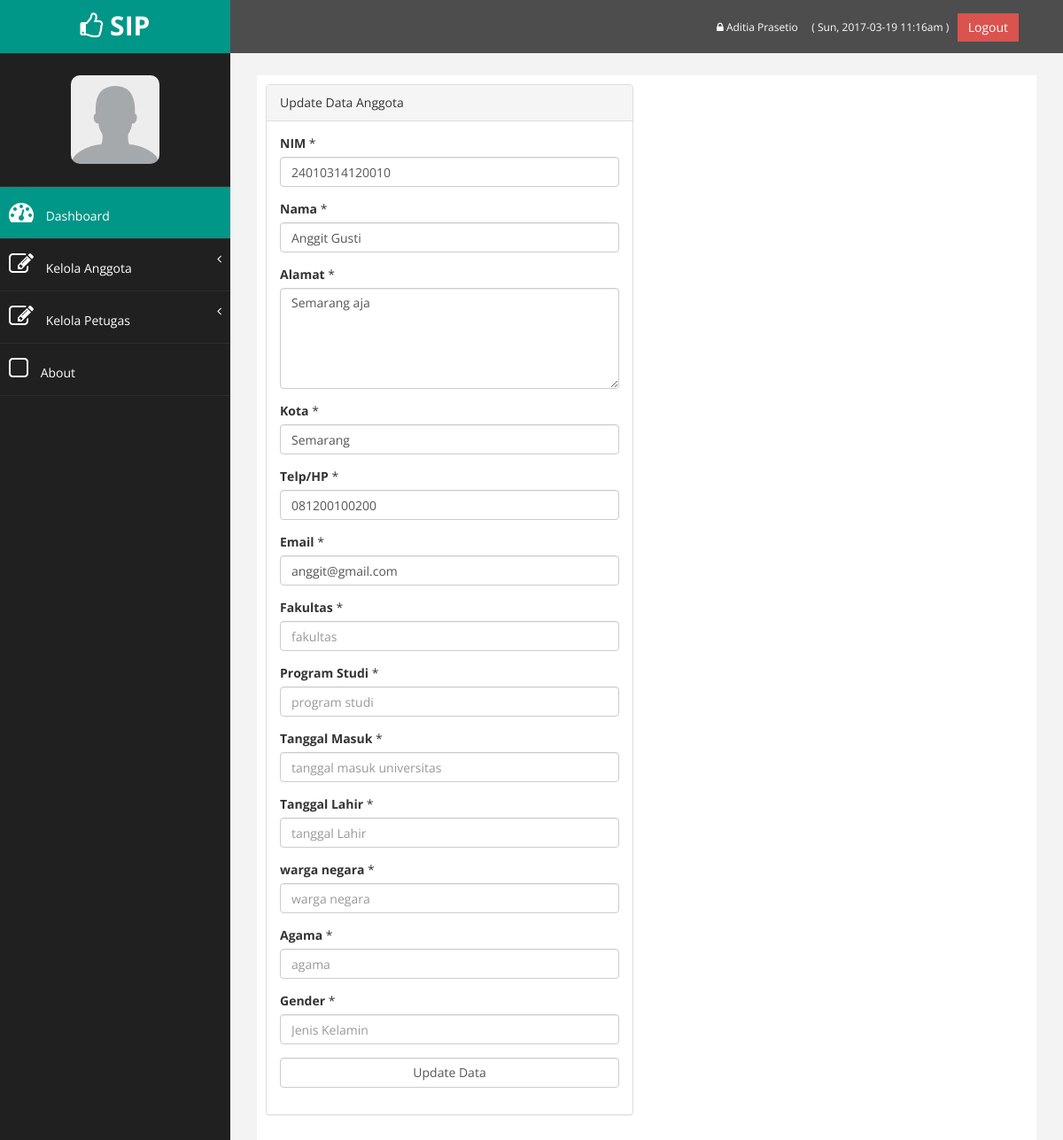
/dashboard/edit_mahasiswa.php?nim=24010314120010 (signed in), run on the app's committed database.
### tables this page shows
CREATE TABLE `petugas` (
  `idpetugas` int(11) NOT NULL,
  `nama` varchar(30) NOT NULL,
  `email` varchar(50) NOT NULL,
  `password` varchar(50) NOT NULL
);

CREATE TABLE `anggota` (
  `nim` varchar(20) NOT NULL,
  `nama` varchar(30) NOT NULL,
  `password` varchar(50) NOT NULL,
  `alamat` varchar(150) NOT NULL,
  `kota` varchar(30) NOT NULL,
  `email` varchar(50) NOT NULL,
  `no_telp` varchar(15) NOT NULL
);

### dashboard/functions.php (called while the page is built, shortened)
<?php
	require_once('connect.php');
	$con = mysqli_connect($db_host, $db_username, $db_password, $db_database);
	$site_name="SIP";
	if(isset($_SESSION['sip_masuk_aja'])){
		if($_SESSION['sip_status']=='petugas'){
			$query = "SELECT * FROM petugas WHERE idpetugas=".$_SESSION['sip_masuk_aja']."";
			$petugas=mysqli_query($con,$query);
			$petugas=$petugas->fetch_object();
			$status=$_SESSION['sip_status'];
		}elseif($_SESSION['sip_status']=='anggota'){
			$query = "SELECT * FROM anggota WHERE nim=".$_SESSION['sip_masuk_aja']."";
			$anggota=mysqli_query($con,$query);
			$anggota=$anggota->fetch_object();
			$status=$_SESSION['sip_status'];
		}
	}
?>

### dashboard/edit_mahasiswa.php (the view, shortened to what this page needs)
<?php
	require_once('sidebar.php');
	if(!isset($_POST['edit'])){
		$nim=$_GET['nim'];
		$query = " SELECT * FROM anggota WHERE nim='".$nim."'";
		$result = $con->query( $query );
		if (!$result){
			die ("Could not query the database: <br />". $con->error);
		}else{
			while ($row = $result->fetch_object()){
				$nama=$row->nama;
				$alamat = $row->alamat;
				$kota = $row->kota;
				$email = $row->email;
				$noTlp = $row->no_telp;
        $fakultas = $row->fakultas;
        $program_studi = $row->program_studi;
        $tanggal_masuk = $row->tanggal_masuk;
        $tanggal_lahir = $row->tanggal_lahir;
        $agama = $row->agama;
        $gender = $row->gender;
        $warga_negara = $row->warga_negara;
      }
		}
	}
?>
<div class="row">
	<div class="col-md-6">
		<div class="panel panel-default">
			<div class="panel-heading">
				Update Data Anggota <span class="label label-success"><?php if(isset($berhasil)) echo $berhasil;?></span>
			</div>
			<div class="panel-body">
				<div class="row">
					<div class="col-md-12">
						<form method="POST" role="form" autocomplete="on" action="">
							<div class="form-group">
								<label>NIM</label>&nbsp;* <span class="label label-warning"><?php if(isset($errorNim)) echo $errorNim;?></span>
								<input class="form-control" type="text" name="nim_new" maxlength="14" size="30" placeholder="nim 14 digit angka" required autofocus value="<?php if(isset($nim)) echo $nim; else echo $_POST['nim_new']; ?>">
							</div>
							<div class="form-group">
								<label>Nama</label>&nbsp;* <span class="label label-warning"><?php if(isset($errorNama)) echo $errorNama;?></span>
								<input class="form-control" type="text" name="nama" maxlength="50" size="30" placeholder="masukan nama" required value="<?php if(isset($nama)){echo $nama;} ?>">
							</div>
							<div class="form-group">
								<label>Alamat</label>&nbsp;* <span class="label label-warning"><?php if(isset($errorAlamat)) echo $errorAlamat;?></span>
								<textarea required class="form-control" name="alamat" placeholder="masukan alamat rumah" cols="26" rows="5" maxlength="150"><?php if(isset($alamat)){echo $alamat;} ?></textarea>
							</div>
							<div class="form-group">
								<label>Kota</label>&nbsp;* <span class="label label-warning"><?php if(isset($errorKota)) echo $errorKota;?></span>
								<input class="form-control" type="text" name="kota" maxlength="50" size="30" placeholder="kota asal" required value="<?php if(isset($kota)){echo $kota;} ?>">
							</div>
							<div class="form-group">
								<label>Telp/HP</label>&nbsp;* <span class="label label-warning"><?php if(isset($errorTlp)) echo $errorTlp;?></span>
								<input class="form-control" type="text" name="telpon" maxlength="15" size="30" placeholder="nomor telpon HP aktif" required value="<?php if(isset($noTlp)){echo $noTlp;} ?>">
							</div>
							<div class="form-group">
								<label>Email</label>&nbsp;* <span class="label label-warning"><?php if(isset($errorEmail)) echo $errorEmail;?></span>
								<input class="form-control" type="email" name="email" size="30" placeholder="example@email.com" required value="<?php if(isset($email)){echo $email;} ?>">
							</div>
              <div class="form-group">
								<label>Fakultas</label>&nbsp;* <span class="label label-warning"><?php if(isset($errorFakultas)) echo $errorFakultas;?></span>
								<input class="form-control" type="text" name="fakultas" size="30" placeholder="fakultas" required value="<?php if(isset($fakultas)){echo $fakultas;} ?>">
							</div>
              <div class="form-group">
								<label>Program Studi</label>&nbsp;* <span class="label label-warning"><?php if(isset($errorJurusan)) echo $errorJurusan;?></span>
								<input class="form-control" type="text" name="program_studi" size="30" placeholder="program studi" required value="<?php if(isset($program_studi)){echo $program_studi;} ?>">
							</div>
              <div class="form-group">
								<label>Tanggal Masuk</label>&nbsp;* <span class="label label-warning"><?php if(isset($errorMasuk)) echo $errorMasuk;?></span>
								<input class="form-control" type="text" name="tanggal_masuk" size="30" placeholder="tanggal masuk universitas" required value="<?php if(isset($tanggal_masuk)){echo $tanggal_masuk;} ?>">
							</div>
              <div class="form-group">
								<label>Tanggal Lahir</label>&nbsp;* <span class="label label-warning"><?php if(isset($errorLahir)) echo $errorLahir;?></span>
								<input class="form-control" type="text" name="tanggal_lahir" size="30" placeholder="tanggal Lahir" required value="<?php if(isset($tanggal_lahir)){echo $tanggal_lahir;} ?>">
							</div>
              <div class="form-group">
								<label>warga negara</label>&nbsp;* <span class="label label-warning"><?php if(isset($errorNegara)) echo $errorNegara;?></span>
								<input class="form-control" type="text" name="warga_negara" size="30" placeholder="warga negara" required value="<?php if(isset($warga_negara)){echo $warga_negara;} ?>">
							</div>
              <div class="form-group">
								<label>Agama</label>&nbsp;* <span class="label label-warning"><?php if(isset($errorAgama)) echo $errorAgama;?></span>
								<input class="form-control" type="email" name="agama" size="30" placeholder="agama" required value="<?php if(isset($agama)){echo $agama;} ?>">
							</div>
              <div class="form-group">
								<label>Gender</label>&nbsp;* <span class="label label-warning"><?php if(isset($errorGender)) echo $errorGender;?></span>
								<input class="form-control" type="text" name="gender" size="30" placeholder="Jenis Kelamin" required value="<?php if(isset($gender)){echo $gender;} ?>">
							</div>
              <div class="form-group">
								<input class="form-control" type="submit" name="edit" value="Update Data">
							</div>
						</form>
					</div>
				</div>
			</div>
		</div>
	</div>
</div>
<?php
include_once('footer.php');
?>

### dashboard/sidebar.php (shortened to what this page needs)
<?php
	require_once('functions.php');
?>
<!DOCTYPE html>
<html xmlns="http://www.w3.org/1999/xhtml">
<head>
    <link href="assets/css/bootstrap.css" rel="stylesheet" />
    <link href="assets/css/font-awesome.css" rel="stylesheet" />
    <link href="assets/css/custom.css" rel="stylesheet" />
</head>
<body>
    <div id="wrapper">
		<nav class="navbar navbar-default navbar-cls-top " role="navigation" style="margin-bottom: 0">
            <div class="navbar-header">
                <a class="navbar-brand" href="index.php"><i class="fa fa-thumbs-o-up"></i> <?php echo $site_name ?></a>
            </div>
			<div style="color: white; padding: 15px 50px 5px 50px; float: right; font-size: 16px;">
				<a href="profil.php" title='Ubah Password' style="color:#fff; font-size:12px;"><i class="fa fa-lock"></i> <?php if($status=="petugas") echo $petugas->nama; else echo $anggota->nama; ?> </a>&nbsp;&nbsp;
				<a style="text-decoration: none; color:#fff; font-size:12px;"> <?php
					echo " ( ".date("D, Y-m-d") . " ". date("h:ia")." )&nbsp;&nbsp;";
				?>
				</a>
				<a href="logout.php" class="btn btn-danger square-btn-adjust">Logout</a>
			</div>
        </nav>
        <nav class="navbar-default navbar-side" role="navigation">
            <div class="sidebar-collapse">
                <ul class="nav" id="main-menu">
				<li class="text-center">
					<img src="assets/img/user/default.jpg" class="user-image img-responsive"/>
				</li>
				<li>
					<a class="active-menu" href="index.php"><i class="fa fa-dashboard fa-2x"></i> Dashboard</a>
				</li>
				<?php
				if($status=="petugas"){
					echo '<li>
						<a href="#"><i class="fa fa-edit fa-2x"></i> Kelola Anggota<span class="fa arrow"></span></a>
						<ul class="nav nav-second-level">
							<li><a href="data_mahasiswa.php">Data Mahasiswa</a></li>
							<li><a href="tambah_mahasiswa.php">Tambah Mahasiswa</a></li>
							<li><a href="daftar_anggota.php">Data Anggota</a></li>
							<li><a href="tambah_anggota.php">Tambah Anggota</a></li>
						</ul>
					</li>
					<li>
						<a href="#"><i class="fa fa-edit fa-2x"></i> Kelola Petugas<span class="fa arrow"></span></a>
						<ul class="nav nav-second-level">
							<li><a href="daftar_petugas.php">Data Petugas</a></li>
							<li><a href="tambah_petugas.php">Tambah Petugas</a></li>
						</ul>
					</li>';
				}
				?>
					<li>
                <a  href="http://localhost/sip/index.php#about"><i class="fa fa-square-o fa-2x"></i> About</a>
					</li>
                </ul>
            </div>
        </nav>
        <div id="page-wrapper" >
            <div id="page-inner">

### dashboard/assets/css/custom.css (style rules this page uses)
body { font-family: 'Open Sans', sans-serif; }
#wrapper { width: 100%; background:#202020; }
#page-wrapper { padding: 15px 15px; min-height: 600px; background:#F3F3F3; }
#page-inner { width:100%; margin:10px 20px 10px 0px; background-color:#fff!important; padding:10px; min-height:1200px; }
.text-center { text-align:center; }
.square-btn-adjust { border: 0px solid transparent; -webkit-border-radius: 0px; -moz-border-radius: 0px; border-radius: 0px; }
.user-image { margin: 25px auto; -webkit-border-radius: 10px; -moz-border-radius: 10px; border-radius: 10px; max-height:100px; max-width:100px; }
.navbar-cls-top .navbar-brand { color: #fff; background: #009688; width: 260px; text-align: center; height: 60px; font-size: 30px; font-weight: 700; }
.active-menu { background-color:#009688!important; }
.arrow { float: right; }
.fa.arrow:before { content: "\f104"; }
.sidebar-collapse , .sidebar-collapse .nav { background:none; }
.sidebar-collapse .nav { padding:0; }
.sidebar-collapse .nav > li > a { color:#fff; background:#202020; text-shadow:none; }
.sidebar-collapse > .nav > li > a { padding:15px 10px; }
.sidebar-collapse > .nav > li { border-bottom: 1px solid rgba(107, 108, 109, 0.19); }
.navbar-side { border:none; background-color: #202020; }
.navbar-cls-top { background:#4D4D4D; border-bottom:none; }
.navbar-default { border:0px solid black; }
.navbar-header { background: #009688; }
.nav > li > a > i { margin-right:10px; }
@media (min-width:768px) { #page-wrapper { margin: 0 0 0 260px; padding: 15px 30px; min-height: 1200px; } }
@media (min-width:768px) { .navbar-side { z-index: 1; position: absolute; width: 260px; } }
@media (min-width:768px) { .navbar { border-radius: 0px; } }

### data on the page
petugas: nama "Aditia Prasetio"
anggota: nama "Anggit Gusti", alamat "Semarang aja", kota "Semarang", telpon "081200100200", email "anggit@gmail.com"

### other printed values
$site_name "SIP"
